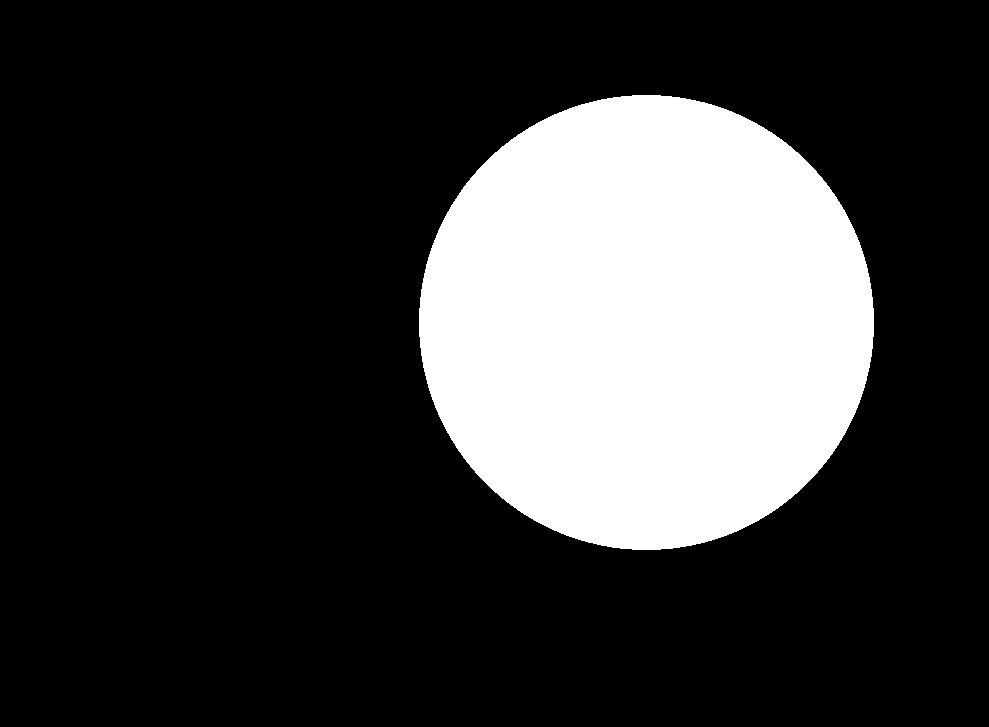
#> input picture Extraccion caracteristicas/img/A1.jpg, 989 x 727 px
$ python BasicFeatures.py img/A1.jpg img/A1.jpg   (older library calls are emulated)
#> lines starting #> are read from the running program, lines starting #| are printed output that depends on the picture; after the words box and inside, x2 and y2 are one past the last pixel; in counts of white or black regions, pixels touching at a corner belong together; long printed decimals are rounded
# -*- coding: utf-8 -*-
"""
Created on Tue Mar 20 16:20:34 2018

@author: Jose Villalobos
"""

import numpy as np
import cv2
import sys # used for load the image

consoleApp = False;

if (consoleApp):
    img = cv2.imread(sys.argv[1], cv2.IMREAD_GRAYSCALE if (sys.argv[2] == '-b') else cv2.IMREAD_COLOR)
else:
    fileName = 'A1'
    img = cv2.imread('img/'+fileName+'.jpg', cv2.IMREAD_GRAYSCALE);
#> img is the input picture: shape (727, 989); min 0, max 255, mean 57.7


while(True):

    m = cv2.moments(img)
#> m = moments, m00 41462405, centre m10/m00, m01/m00 = (646, 322)

    area = m['m00'] # Area from moments, same as  cv2.contourArea()
#> area = 41462405
    imgEdge = cv2.Canny(img, 100, 200) # Canny(img, minVal, maxVal) https://docs.opencv.org/3.1.0/da/d22/tutorial_py_canny.html
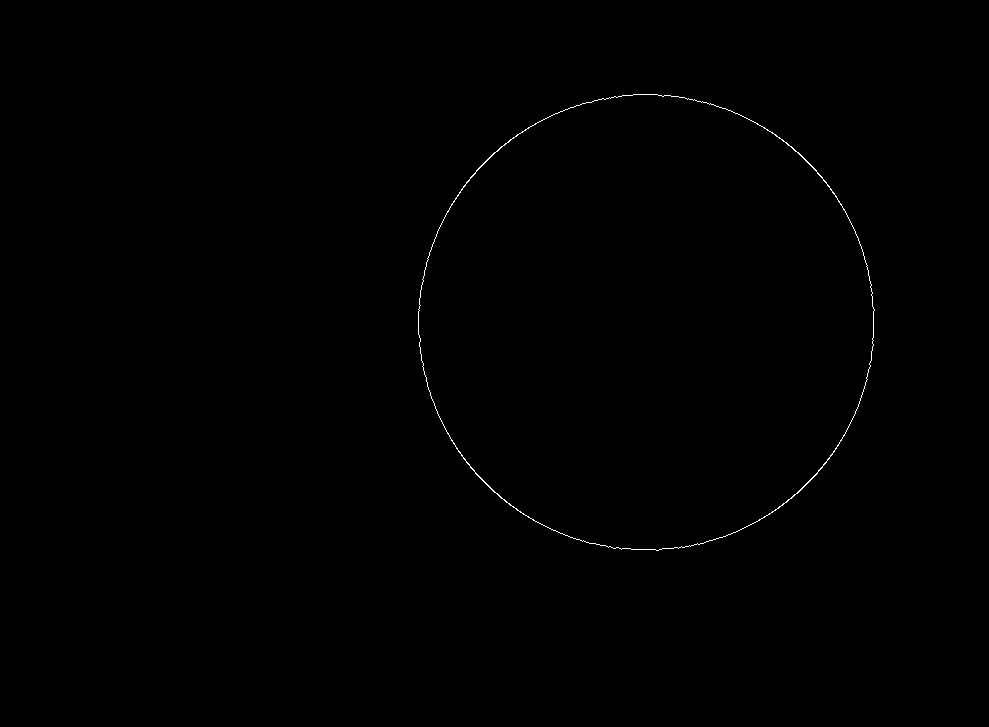
#> imgEdge: shape (727, 989); 0.21% white in thin lines or dots, all inside (x1, y1, x2, y2) = (418, 94, 875, 551)

    # For better accuracy, use binary images. So before finding contours, apply threshold or canny edge detection.
    im, contourns, hierarchy = cv2.findContours(imgEdge, cv2.RETR_EXTERNAL, cv2.CHAIN_APPROX_SIMPLE) # Get the contorn
#> contourns = 1 contour; box (x1, y1, x2, y2) and area: (418, 94, 875, 551) 162702
    perimeter = cv2.arcLength(contourns[0], True) # Get the perimeter
#> perimeter = 1534
    print('The perimeter is: ' + str(perimeter))
#| The perimeter is: 1534.043
    centroidPos = (int(m['m10']/m['m00']), int(m['m01']/m['m00'])) # Centroid position
#> centroidPos = (646, 322)

    img = cv2.cvtColor(img, cv2.COLOR_GRAY2BGR)
    img = cv2.circle(img, centroidPos, 20, (0, 255, 0), thickness=-1) # Negative thickness means that a filled circle is to be drawn.
    img = cv2.drawContours(img, contourns, 0, (255, 0, 0), thickness=10) # Draws the contours in blue
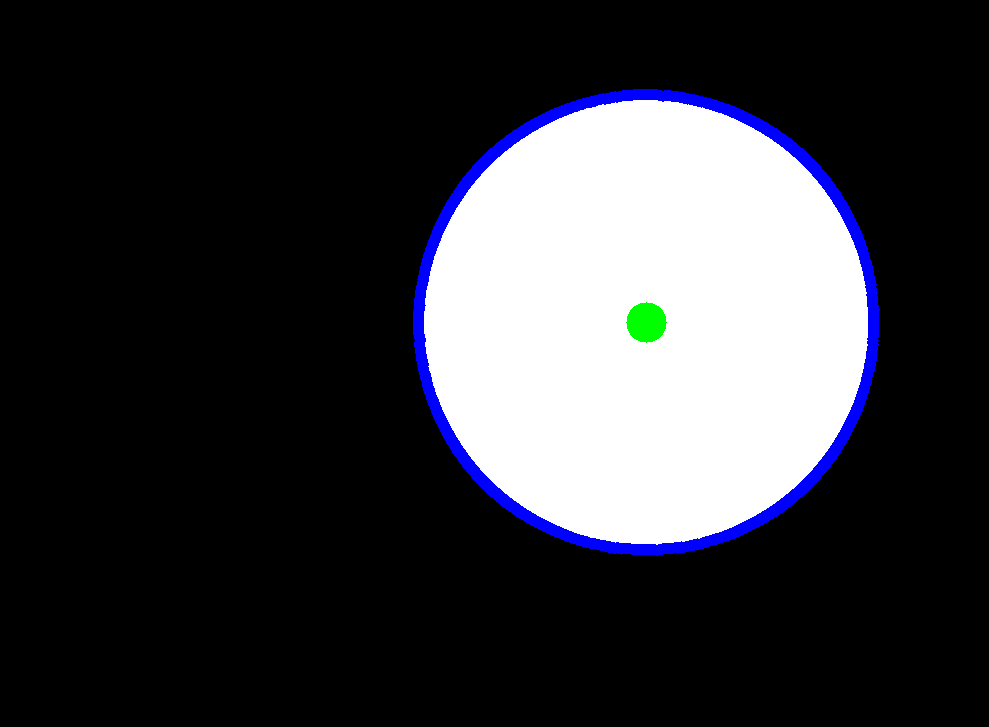
#> img: shape (727, 989, 3); mean B, G, R 60.2, 54.8, 54.4


    cv2.imshow("Canny", imgEdge)
    cv2.imshow('Image', img)

    ch = 0xFF & cv2.waitKey()
#> (key q is pressed here)
    if (ch == ord('q')):
        #cv2.imwrite("resultado.jpg", salida)
        break;
cv2.destroyAllWindows();

$ run again, with Extraccion caracteristicas/img/A0.jpg copied over Extraccion caracteristicas/img/A1.jpg
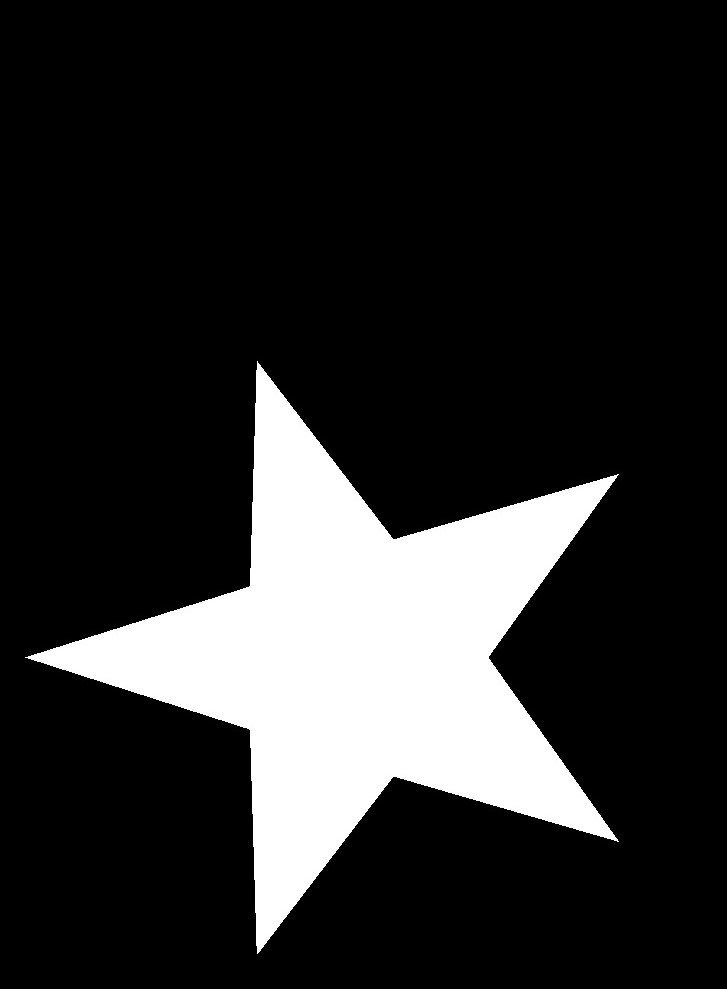
#> input picture Extraccion caracteristicas/img/A0.jpg, 727 x 989 px
#> img is the input picture: shape (989, 727); min 0, max 255, mean 42.5
#> m = moments, m00 30551580, centre m10/m00, m01/m00 = (356, 657.5)
#> area = 30551580
#> `imgEdge = cv2.Canny(img, 100, 200)`:
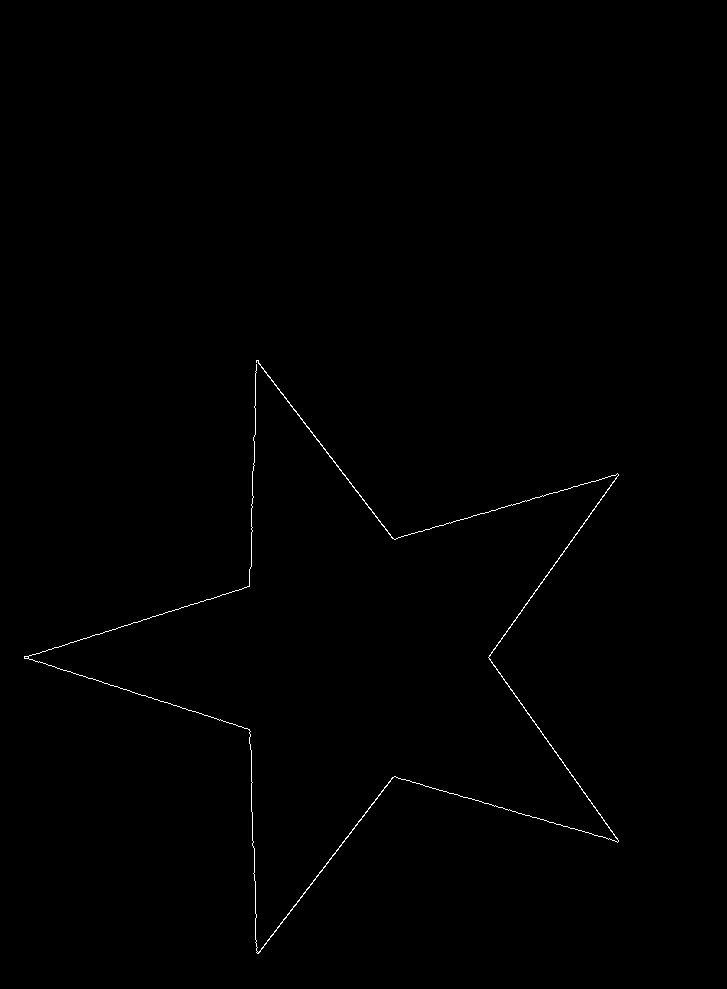
#> imgEdge: shape (989, 727); 0.34% white in thin lines or dots, all inside (x1, y1, x2, y2) = (24, 360, 619, 954)
#> contourns = 1 contour; box (x1, y1, x2, y2) and area: (24, 360, 619, 954) 352
#> perimeter = 4859.5
#| The perimeter is: 4859.459
#> centroidPos = (355, 657)
#> `img = cv2.drawContours(img, contourns, 0, (255, 0, 0), thickness=10)`:
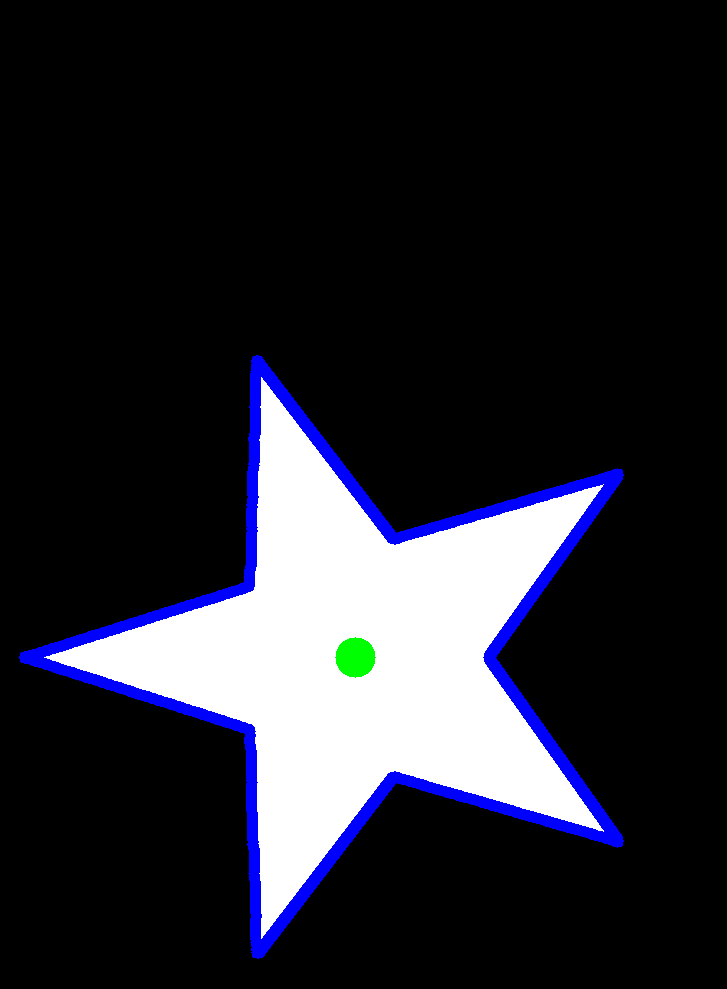
#> img: shape (989, 727, 3); mean B, G, R 46.8, 37.9, 37.5

$ run again, with Extraccion caracteristicas/img/A2.jpg copied over Extraccion caracteristicas/img/A1.jpg
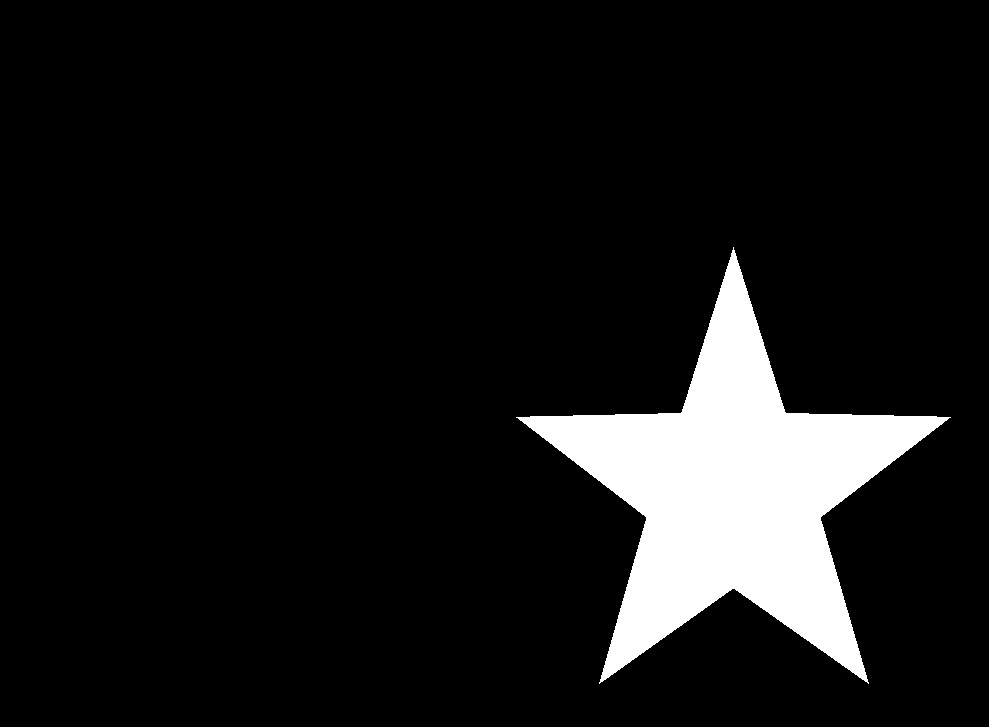
#> input picture Extraccion caracteristicas/img/A2.jpg, 989 x 727 px
#> img is the input picture: shape (727, 989); min 0, max 255, mean 22.9
#> m = moments, m00 16460238, centre m10/m00, m01/m00 = (733.1, 490.8)
#> area = 16460238
#> `imgEdge = cv2.Canny(img, 100, 200)`:
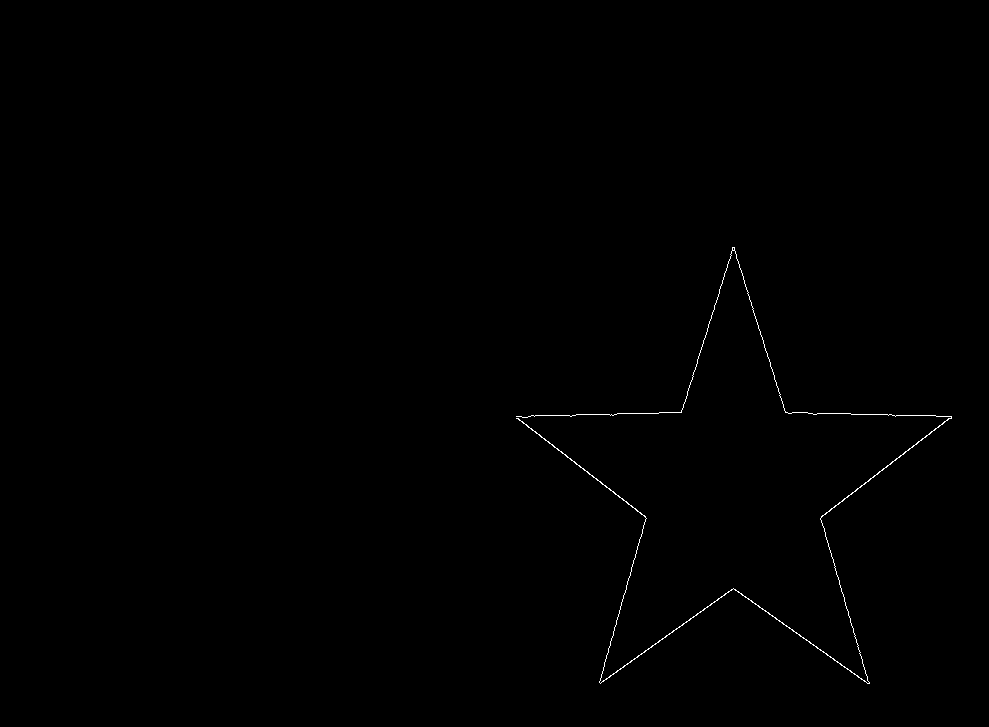
#> imgEdge: shape (727, 989); 0.25% white in thin lines or dots, all inside (x1, y1, x2, y2) = (516, 247, 952, 684)
#> contourns = 1 contour; box (x1, y1, x2, y2) and area: (516, 247, 952, 684) 256
#> perimeter = 3566.6
#| The perimeter is: 3566.637
#> centroidPos = (733, 490)
#> `img = cv2.drawContours(img, contourns, 0, (255, 0, 0), thickness=10)`:
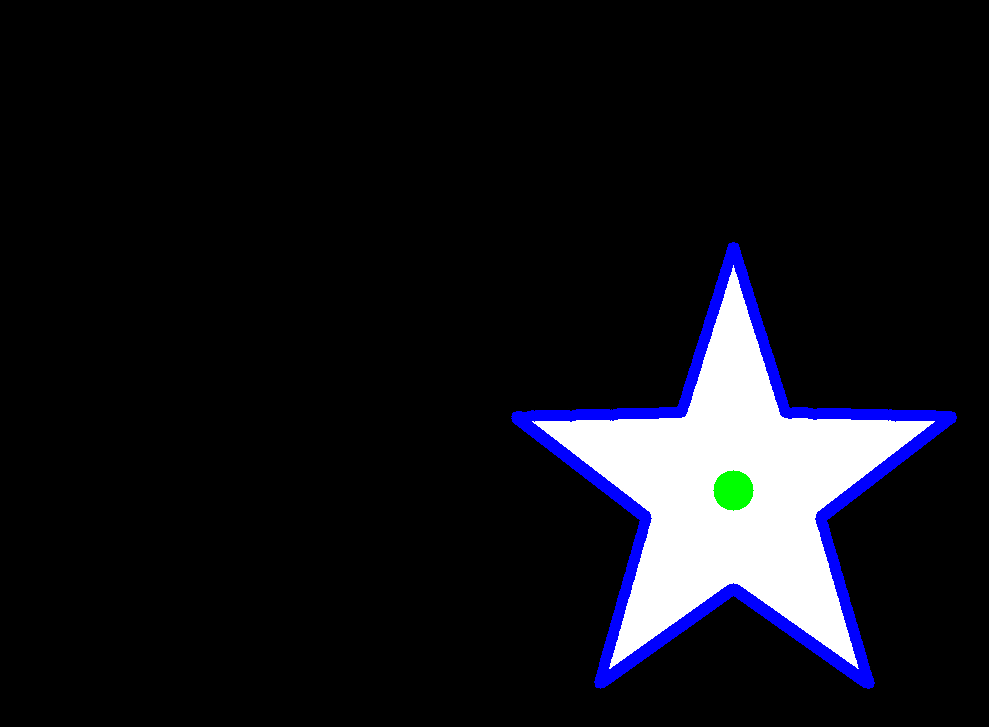
#> img: shape (727, 989, 3); mean B, G, R 26, 19.6, 19.2

$ run again, with Extraccion caracteristicas/img/A3.jpg copied over Extraccion caracteristicas/img/A1.jpg
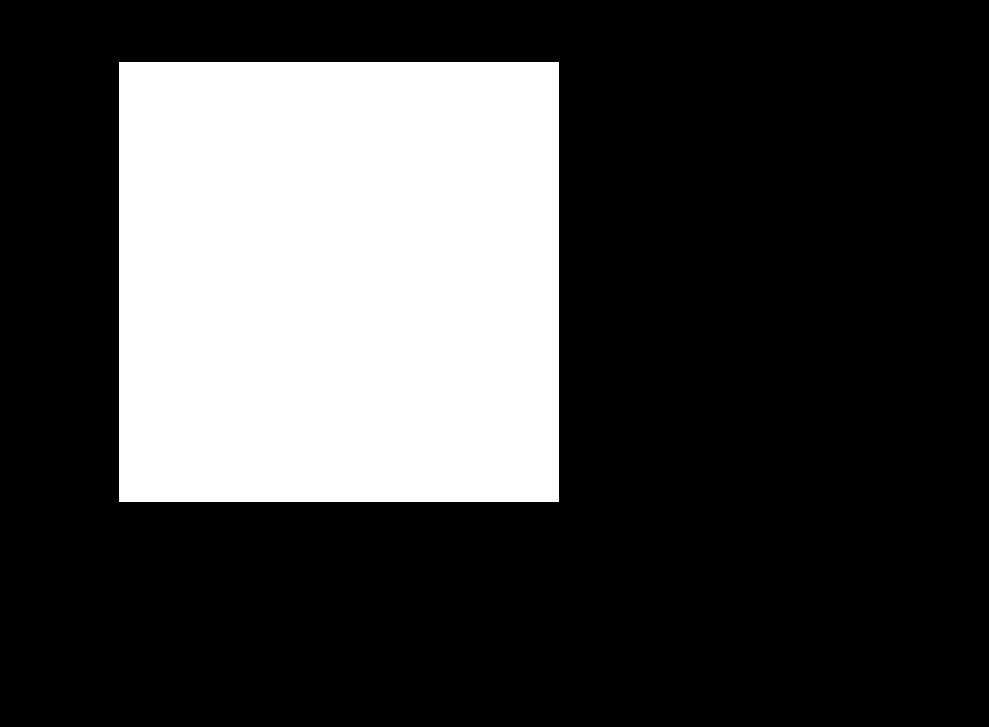
#> input picture Extraccion caracteristicas/img/A3.jpg, 989 x 727 px
#> img is the input picture: shape (727, 989); min 0, max 255, mean 68.7
#> m = moments, m00 49368117, centre m10/m00, m01/m00 = (338.5, 281.5)
#> area = 49368117
#> `imgEdge = cv2.Canny(img, 100, 200)`:
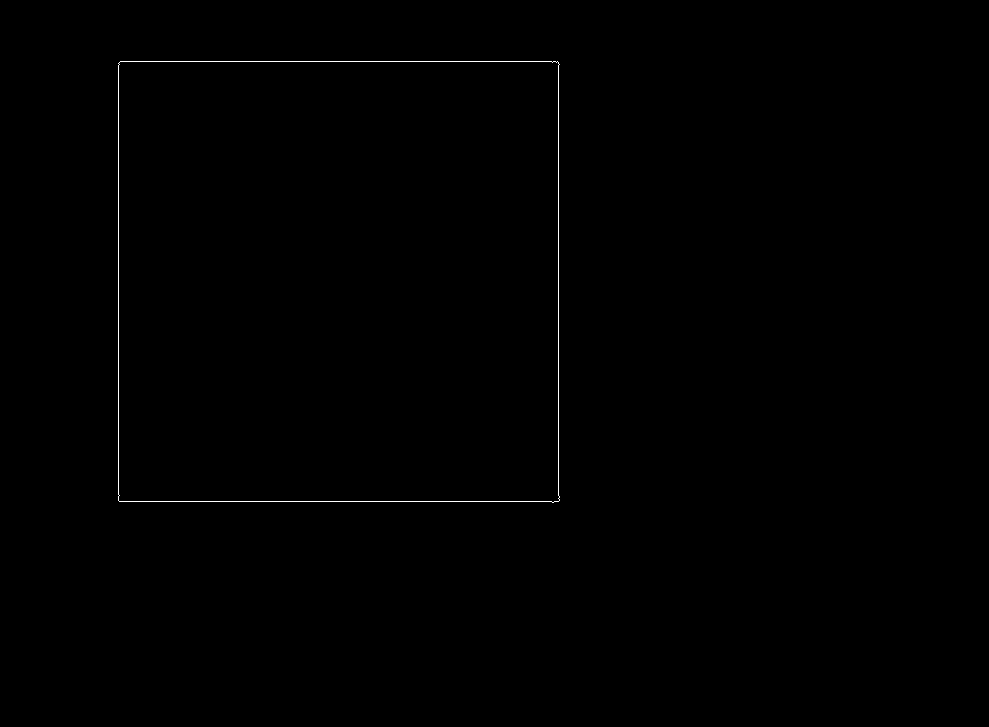
#> imgEdge: shape (727, 989); 0.24% white in thin lines or dots, all inside (x1, y1, x2, y2) = (118, 61, 560, 503)
#> contourns = 1 contour; box (x1, y1, x2, y2) and area: (118, 61, 560, 503) 193600
#> perimeter = 1764.3
#| The perimeter is: 1764.284
#> centroidPos = (338, 281)
#> `img = cv2.drawContours(img, contourns, 0, (255, 0, 0), thickness=10)`:
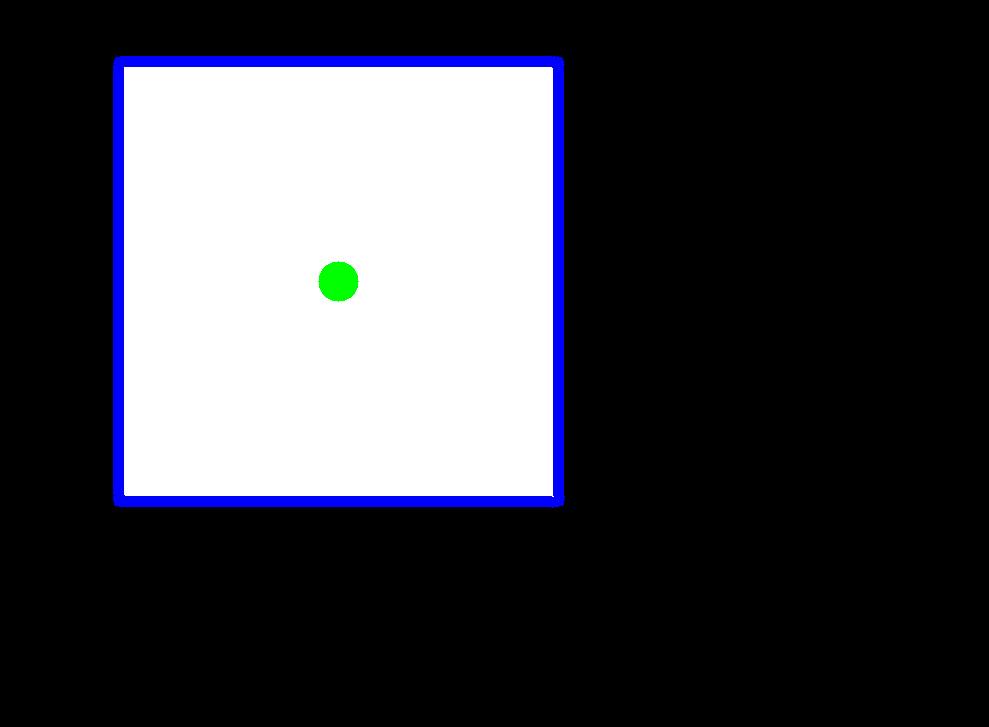
#> img: shape (727, 989, 3); mean B, G, R 71.7, 65.3, 64.8
